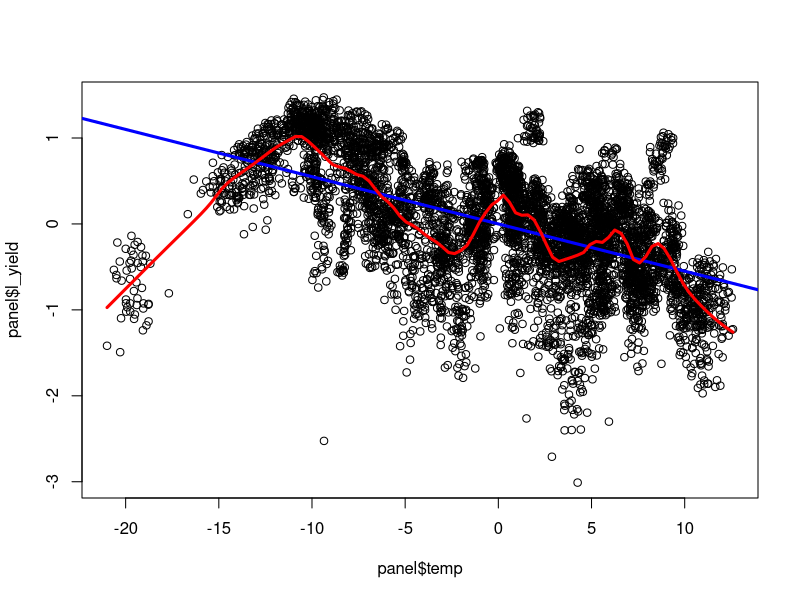
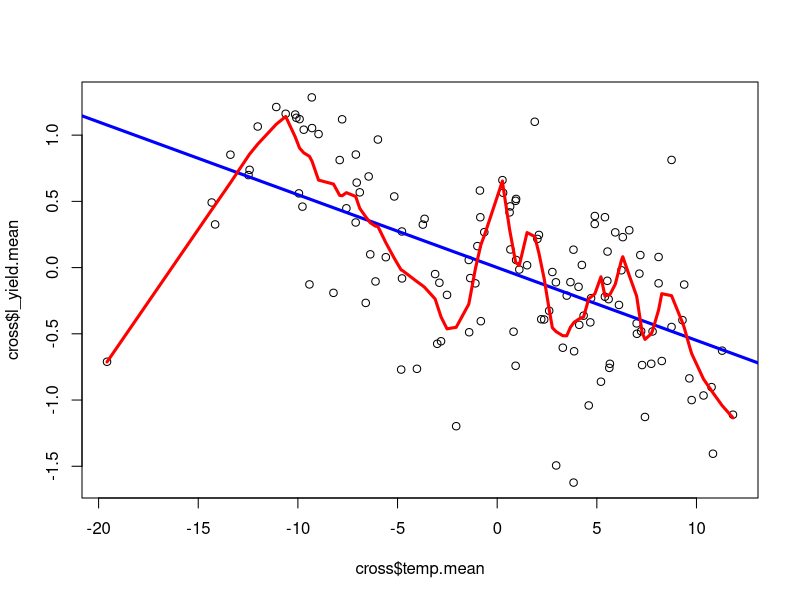
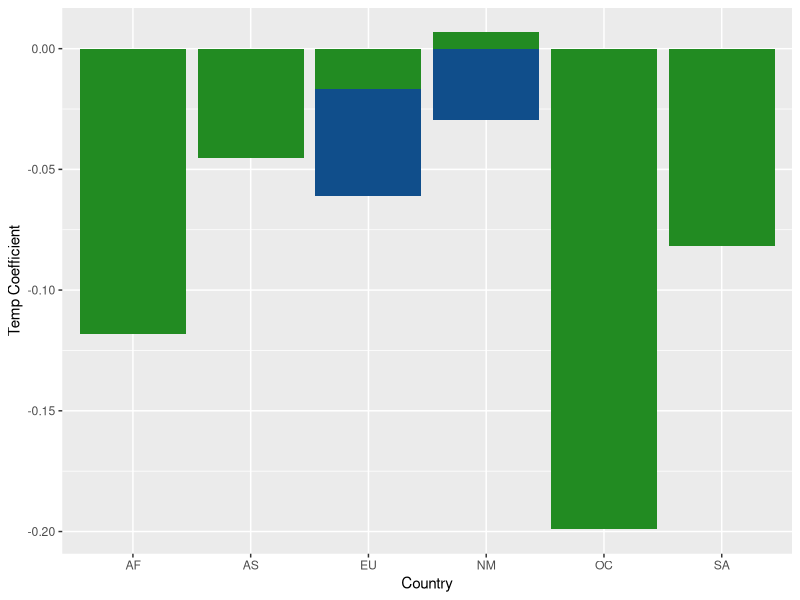
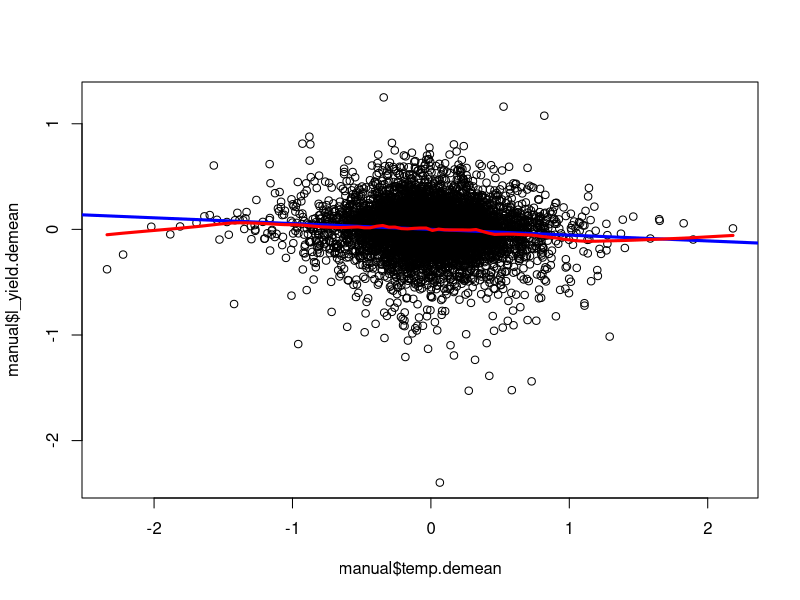

These figures' R source, in order:
## ---- chunk 1
knitr::opts_chunk$set(echo = TRUE)
library(tidyverse)
library(plm)
library(doBy)
library(knitr)
## ---- chunk 2
panel <- read.csv("country_year_panel.csv", header=TRUE)

# Overlapping plots
plot(panel$temp, panel$l_yield)
abline(lm(panel$l_yield~panel$temp), lwd=3, col="blue")
lines(lowess(panel$temp, panel$l_yield, f=.1, iter=0), lwd=3, col="red")

## ---- chunk 3
# "Collapse" into country means
cross <- summaryBy(l_yield+temp ~ cID, FUN=c(mean), data=panel)

# Then plot again
plot(cross$temp.mean, cross$l_yield.mean)
abline(lm(cross$l_yield.mean~cross$temp.mean), lwd=3, col="blue")
lines(lowess(cross$temp.mean, cross$l_yield.mean, f=.1, iter=0), lwd=3, col="red")

## ---- chunk 4
# Calculate coefficient on temperature using the linear model
linear_temp_coeff <- lm(cross$l_yield.mean~cross$temp.mean)$coefficients[2]
## ---- chunk 5
# Running a fixed effect regression
fixed_effects_coeff <- plm(l_yield ~ temp, data=panel, index=c("cID", "year"), model="within")$coefficients

## ---- chunk 6
continents <- c("AF","AS","EU", "OC","SA","NM")

part3 <- data.frame("CrossSectional" = 1:6, "FixedEffects" = 1:6, row.names = continents)

for (i in continents) {
  continent_panel <- subset(panel, panel$continent==i, select=c(cID, year, l_yield, temp, continent))
  continent_cross <- summaryBy(l_yield+temp ~ cID, FUN=c(mean), data=continent_panel)
  part3[i,1] <- lm(continent_cross$l_yield.mean~continent_cross$temp.mean)$coefficients[2]
  part3[i,2] <- plm(l_yield ~ temp, data=continent_panel, index=c("cID", "year"), model="within")$coefficients
}

kable(part3, caption = "Coefficient Comparison Across Continents")

ggplot(data=part3)+
  geom_col(aes(x=row.names(part3), y=CrossSectional), fill="dodgerblue4") +
  geom_col(aes(x=row.names(part3), y=FixedEffects), fill="forestgreen") +
  labs(x = "Country", y = "Temp Coefficient")


## ---- chunk 7

# Manual fixed effects regression
# First, de-mean:

manual <- panel %>% 
  group_by(cID) %>% 
  mutate(l_yield.mean = mean(l_yield),
            temp.mean = mean(temp)) %>% 
  mutate(l_yield.demean = l_yield - l_yield.mean,
         temp.demean = temp - temp.mean)

manual_coeff <- lm(manual$l_yield.demean~manual$temp.demean)$coefficients[2]


## ---- chunk 8
# Then plot again
plot(manual$temp.demean, manual$l_yield.demean)
abline(lm(manual$l_yield.demean~manual$temp.demean), lwd=3, col="blue")
lines(lowess(manual$temp.demean, manual$l_yield.demean, f=.1, iter=0), lwd=3, col="red")
